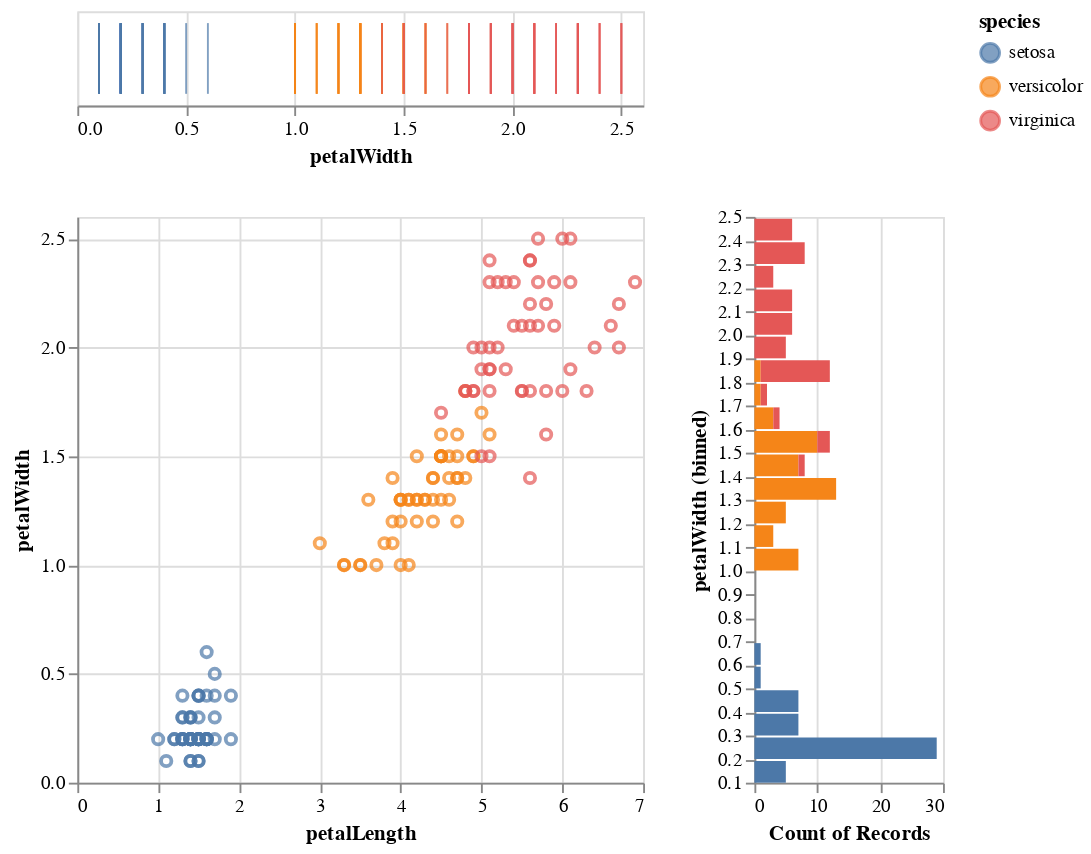

The notebook cell this image was saved under:
### Code cell
chart1 = alt.Chart(dataset).mark_point().encode(
    x='petalLength:Q',
    y='petalWidth:Q',
    color='species:N'
).properties(
    height=300,
    width=300
)

chart2 = alt.Chart(dataset).mark_tick().encode(
    x='petalWidth:Q',
    color='species:N'
).properties(
    height=50,
    width=300
)

chart3 = alt.Chart(dataset).mark_bar().encode(
    x='count()',
    y=alt.Y('petalWidth:Q', bin=alt.Bin(maxbins=45)),
    color='species:N'
).properties(
    height=300,
    width=100
)

chart2 & (chart1 | chart3)

### Figure 1 — Vega-Lite specification as saved in the notebook (floating-point values rounded to 4 significant figures; data arrays with more than 128 entries replaced by an {"elided": "..."} marker saying what was removed)
{"config": {"view": {"continuousWidth": 400, "continuousHeight": 300}}, "vconcat": [{"mark": "tick", "encoding": {"color": {"type": "nominal", "field": "species"}, "x": {"type": "quantitative", "field": "petalWidth"}}, "height": 50, "width": 300}, {"hconcat": [{"mark": "point", "encoding": {"color": {"type": "nominal", "field": "species"}, "x": {"type": "quantitative", "field": "petalLength"}, "y": {"type": "quantitative", "field": "petalWidth"}}, "height": 300, "width": 300}, {"mark": "bar", "encoding": {"color": {"type": "nominal", "field": "species"}, "x": {"type": "quantitative", "aggregate": "count"}, "y": {"type": "quantitative", "bin": {"maxbins": 45}, "field": "petalWidth"}}, "height": 300, "width": 100}]}], "data": {"name": "data-a264acbd6e539a8b3afc0cb5f240fb57"}, "$schema": "https://vega.github.io/schema/vega-lite/v4.8.1.json", "datasets": {"data-a264acbd6e539a8b3afc0cb5f240fb57": {"elided": "150 records"}}}
